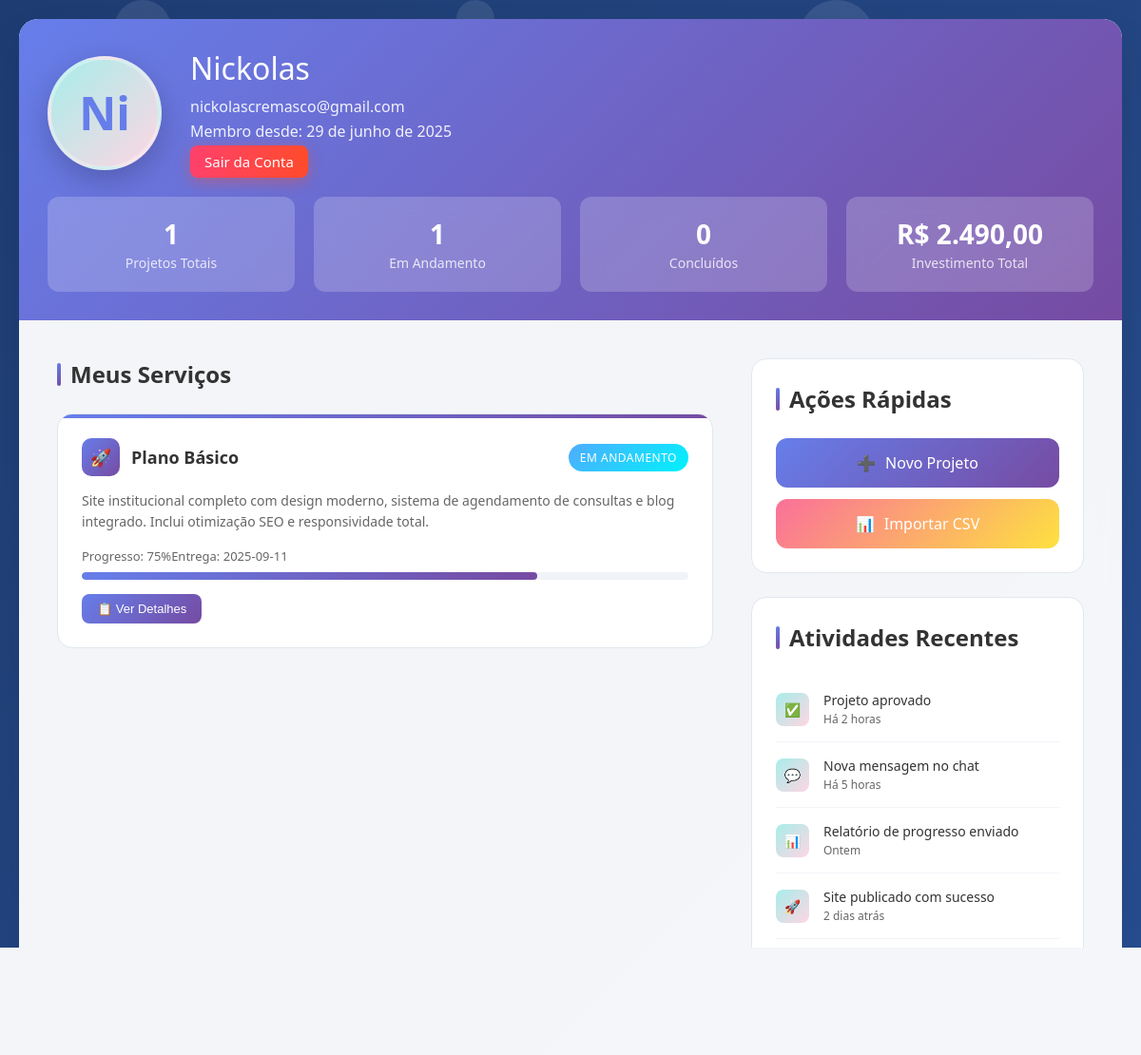
The app's page /src/pages/perfilUsuario.php (signed in) with its own data.
### tables this page shows
CREATE TABLE `servico` (
  `id` int(11) NOT NULL,
  `usuario_id` int(11) NOT NULL,
  `tipo_servico_id` int(11) NOT NULL,
  `data_inicio` date NOT NULL DEFAULT current_timestamp(),
  `data_termino` date NOT NULL,
  `status` enum('Em Andamento','Concluido','Cancelado','') NOT NULL DEFAULT 'Em Andamento'
);

CREATE TABLE `tipos_servico` (
  `id` int(11) NOT NULL,
  `nome_tipo` varchar(100) NOT NULL,
  `valor` float NOT NULL
);

### src/pages/perfilUsuario.php (the view, shortened to what this page needs)
<?php
require_once '../database/config.php';
$usuario_id = $_SESSION['usuario']['id'];
$stmtMeusServicos = $pdo->prepare('SELECT s.*, ts.nome_tipo, ts.valor FROM servico s JOIN tipos_servico ts ON s.tipo_servico_id = ts.id WHERE s.usuario_id = :usuario_id');
$stmtMeusServicos->execute([
    ':usuario_id' => $usuario_id
]);
$stmtTotalServicos = $pdo->prepare('SELECT COUNT(*) FROM servico WHERE usuario_id = :usuario_id ');
$stmtTotalServicos->execute([
    ':usuario_id' => $usuario_id
]);
$stmtTotalServicosEmAndamento = $pdo->prepare('SELECT COUNT(*) FROM servico WHERE status = :status AND usuario_id = :usuario_id');
$stmtTotalServicosEmAndamento->execute([
    ':status' => 'Em Andamento',
    ':usuario_id' => $usuario_id
]);
$stmtTotalServicosConcluidos = $pdo->prepare('SELECT COUNT(*) FROM servico WHERE status = :status AND usuario_id = :usuario_id');
$stmtTotalServicosConcluidos->execute([
    ':status' => 'Concluido',
    ':usuario_id' => $usuario_id
]);
$stmtTotalGastoEmServicos = $pdo->prepare('SELECT SUM(ts.valor) AS total_gasto FROM servico s JOIN tipos_servico ts ON s.tipo_servico_id = ts.id WHERE  s.usuario_id = :usuario_id');
$stmtTotalGastoEmServicos->execute([
    ':usuario_id' => $usuario_id
]);
$meusServicos = $stmtMeusServicos->fetchAll(PDO::FETCH_ASSOC);
$totalServicos = $stmtTotalServicos->fetchColumn();
$TotalServicosEmAndamento = $stmtTotalServicosEmAndamento->fetchColumn();
$TotalServicosConcluidos = $stmtTotalServicosConcluidos->fetchColumn();
$TotalGasto = $stmtTotalGastoEmServicos->fetchColumn();
$TotalGastoFormatado = number_format($TotalGasto, 2 , ',', '.');
$dataCriacao = new DateTime($_SESSION['usuario']['data_criacao']);
$meses = array(
    'January' => 'janeiro',
    'February' => 'fevereiro',
    'March' => 'março',
    'April' => 'abril',
    'May' => 'maio',
    'June' => 'junho',
    'July' => 'julho',
    'August' => 'agosto',
    'September' => 'setembro',
    'October' => 'outubro',
    'November' => 'novembro',
    'December' => 'dezembro'
);
$mes = $dataCriacao->format('F');
$mes_pt = $meses[$mes];
?>
<!DOCTYPE html>
<html lang="pt-BR">
<head>
    <link rel="stylesheet" href="../css/perfilUsuario.css">
</head>
<body>
    <div class="floating-elements">
    </div>
    <div class="container">
        <div class="header">
            <div class="profile-section">
                <div class="profile-avatar"> <?= htmlspecialchars(substr($_SESSION['usuario']['nome'], 0, 2)) ?></div>
                <div class="profile-info">
                    <h1><?= htmlspecialchars($_SESSION['usuario']['nome'])?></h1>
                    <p><?= htmlspecialchars($_SESSION['usuario']['email'])?></p>
                    <p> Membro desde:
                        <?=
                            $dataCriacao->format('d \d\e ') . $mes_pt . $dataCriacao->format(' \d\e Y')
                        ?>
                    </p>
                    <a class="btn-sair" href="../database/logout.php">
                        <i class="fas fa-sign-out-alt me-2"></i> Sair da Conta
                    </a>
                </div>
            </div>
            <div class="profile-stats">
                <div class="stat-card">
                    <span class="stat-number"><?= $totalServicos ?></span>
                    <span class="stat-label">Projetos Totais</span>
                </div>
                <div class="stat-card">
                    <span class="stat-number">
                        <?=$TotalServicosEmAndamento?>
                    </span>
                    <span class="stat-label">Em Andamento</span>
                </div>
                <div class="stat-card">
                    <span class="stat-number"><?= $TotalServicosConcluidos?></span>
                    <span class="stat-label">Concluídos</span>
                </div>
                <div class="stat-card">
                    <span class="stat-number">R$
                        <?=$TotalGastoFormatado?>
                    </span>
                    <span class="stat-label">Investimento Total</span>
                </div>
            </div>
        </div>
        <div class="main-content">
            <div class="services-section">
                <h2 class="section-title">Meus Serviços</h2>
                <div class="services-grid">
                    <?php foreach ($meusServicos as $servico):?>
                    <div class="service-card">
                        <div class="service-header">
                            <div class="service-title">
                                <div class="service-icon">🚀</div>
                                <span><?= $servico['nome_tipo']?></span>
                            </div>
                            <?php if($servico['status'] === 'Em Andamento'):?>
                            <span class="status-badge status-in-progress">
                                <?= $servico['status']?>
                            </span>
                            <?php elseif($servico['status'] ==='Concluido'):?>
                            <span class="status-badge status-completed">
                                <?= $servico['status']?>
                            </span>
                            <?php endif?>
                        </div>
                        <div class="service-details">
                            Site institucional completo com design moderno, sistema de agendamento de consultas e
                            blog
                            integrado. Inclui otimização SEO e responsividade total.
                        </div>
                        <div class="service-progress">
                            <div class="progress-label">
                                <span>Progresso: 75%</span>
                                <span>Entrega: <?= $servico['data_termino']?></span>
                            </div>
                            <div class="progress-bar">
                                <div class="progress-fill" style="width: 75%"></div>
                            </div>
                        </div>
                        <div class="service-actions">
                            <button class="btn btn-primary">📋 Ver Detalhes</button>
                        </div>
                    </div>
                    <?php endforeach?>
                </div>
            </div>
            <div class="sidebar">
                <div class="sidebar-card">
                    <h3 class="section-title">Ações Rápidas</h3>
                    <div class="quick-actions">
                        <a href="#" class="action-btn">
                            <span>➕</span> Novo Projeto
                        </a>
                        <a href="#" class="action-btn"
                            style="background: linear-gradient(135deg, #fa709a 0%, #fee140 100%);">
                            <span>📊</span> Importar CSV
                        </a>
                    </div>
                </div>
                <div class="sidebar-card">
                    <h3 class="section-title">Atividades Recentes</h3>
                    <div class="recent-activity">
                        <div class="activity-item">
                            <div class="activity-icon">✅</div>
                            <div class="activity-content">
                                <div class="activity-title">Projeto aprovado</div>
                                <div class="activity-time">Há 2 horas</div>
                            </div>
                        </div>
                        <div class="activity-item">
                            <div class="activity-icon">💬</div>
                            <div class="activity-content">
                                <div class="activity-title">Nova mensagem no chat</div>
                                <div class="activity-time">Há 5 horas</div>
                            </div>
                        </div>
                        <div class="activity-item">
                            <div class="activity-icon">📊</div>
                            <div class="activity-content">
                                <div class="activity-title">Relatório de progresso enviado</div>
                                <div class="activity-time">Ontem</div>
                            </div>
                        </div>
                        <div class="activity-item">
                            <div class="activity-icon">🚀</div>
                            <div class="activity-content">
                                <div class="activity-title">Site publicado com sucesso</div>
                                <div class="activity-time">2 dias atrás</div>
                            </div>
                        </div>
                        <div class="activity-item">
                            <div class="activity-icon">⭐</div>
                            <div class="activity-content">
                                <div class="activity-title">Avaliação de 5 estrelas recebida</div>
                                <div class="activity-time">3 dias atrás</div>
                            </div>
                        </div>
                    </div>
                </div>
            </div>
        </div>
    </div>
</body>
</html>

### records on screen
servico: tipo_servico.nome_tipo "Plano Básico", status "EM ANDAMENTO", data_termino "2025-09-11"

### other values on screen
substr($_SESSION['usuario']['nome'], 0, 2) "Ni"
$_SESSION['usuario']['nome'] "Nickolas"
$_SESSION['usuario']['email'] "nickolascremasco@gmail.com"
$dataCriacao->format('d \d\e ') "29 de"
$mes_pt "junho"
$dataCriacao->format(' \d\e Y') "de 2025"
$totalServicos "1"
$TotalServicosEmAndamento "1"
$TotalServicosConcluidos "0"
$TotalGastoFormatado "2.490,00"
